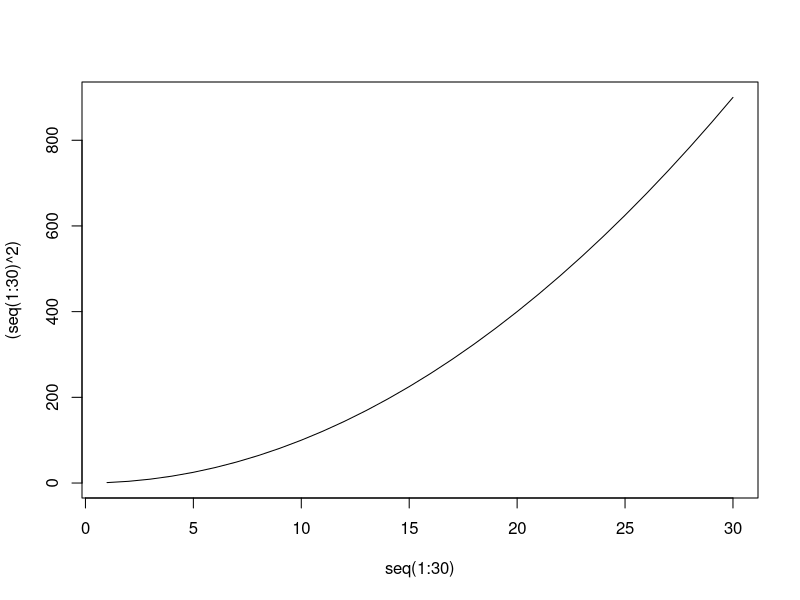
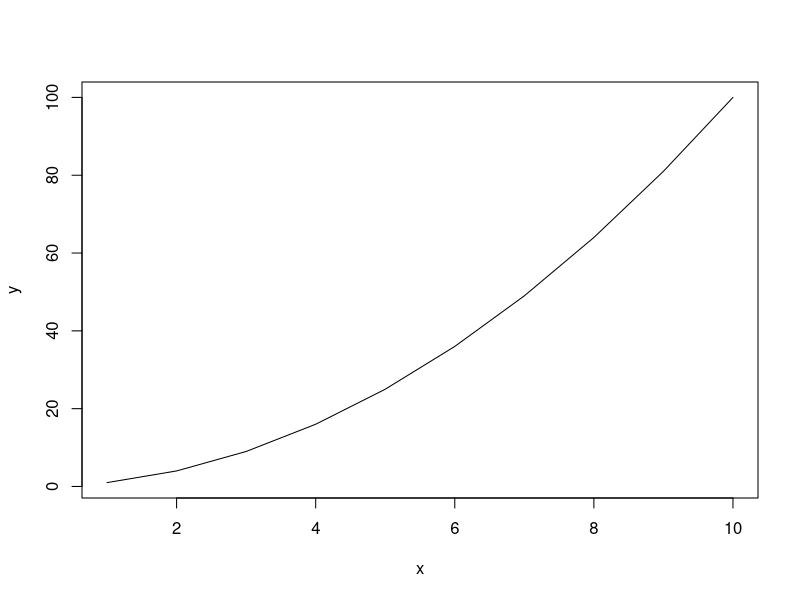
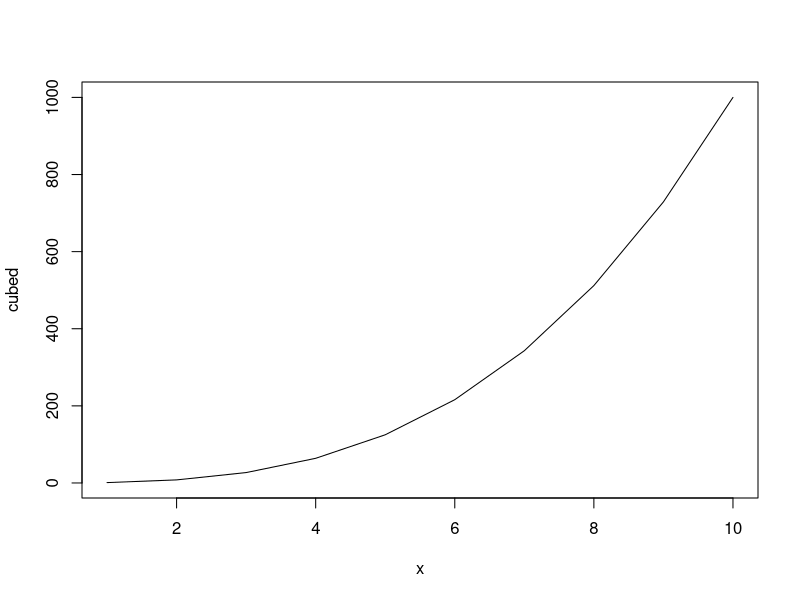

Reproduce these figures in R, in order.
# this is a test file
# for practicing branches in git 

plot(seq(1:30), (seq(1:30)^2), type='l')

square <- function(x) {
  # inputs: x is a vector of values to be squared
  y <- x^2
  return(y)
}

# example:
x <- seq(1:10)
y <- square(x)
plot(x, y, type = 'l')


# for erin's review -------------------------------------------------------

# practicing a pull request
# adding a new function here to generalize the power function

my_power_function <- function(values, exponent) {
  # vinputs are a vector of values and an exponent
  output <- values^exponent
  return(output)
}

# test new power function
cubed <- my_power_function(x, 3)
plot(x, cubed, type = 'l')
